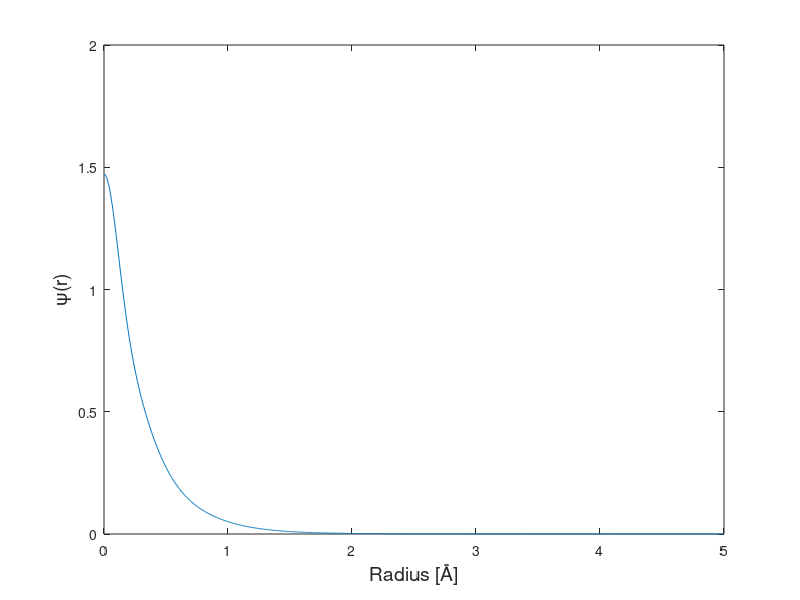

Write the MATLAB code that produced this figure.
clear all
clc

a = [0.297104, 1.236745, 5.749982, 38.216677];

h = zeros(4,4);
for i = 1:4
    for j = 1:4
        prefactor = (2*pi)/(a(i) + a(j));
        pifactor = sqrt( pi/(a(i) + a(j)) );
        h(i,j) = prefactor * ( 3*a(j)*pifactor/2 - ...
                                3*a(j)^2*pifactor/(2*(a(i) + a(j)))  - ...
                                2 );
    end
end

Q = zeros(4,4,4,4);
for p = 1:4
    for r = 1:4
        for q = 1:4
            for s = 1:4
                Q(p,r,q,s) = 2*pi^(5/2) / ...
                    ( (a(p) + a(q))*(a(r) + a(s))*sqrt(a(p) + a(q) + a(r) + a(s)) );
            end
        end
    end
end


S = zeros(4,4);
for p = 1:4
    for q = 1:4
        S(p,q) = 4*pi*sqrt(pi/(a(p)+a(q)))/(4*(a(p)+a(q)));
    end
end

C = ones(4,1);
C = C/sqrt(C'*S*C);

F = zeros(4,4);

energyChange = 1;
oldEnergy = 10;
energy = 0;
while energyChange > 1e-6
    for p = 1:4
        for q = 1:4
            temp = 0;
            for r = 1:4
                for s = 1:4
                    temp = temp + Q(p,r,q,s)*C(r)*C(s);
                end
            end
            F(p,q) = h(p,q) + temp;
        end
    end

    [eigVectors,eigValues] = eig(F, S);

    eigValues = eigValues(eigValues ~= 0);
    [~,index] = min(eigValues);

    C = eigVectors(:,index);
    C = C/sqrt(C'*S*C);

    temp = 0;
    for p = 1:4
        for q = 1:4
            for r = 1:4
                for s = 1:4
                    temp = temp + Q(p,r,q,s)*C(p)*C(q)*C(r)*C(s);
                end
            end
        end
    end
    oldEnergy = energy;
    energy = 2*C'*h*C + temp;
    
    energyChange = abs(oldEnergy - energy);

end

energy

% Plotting stuff

nPoints = 1000;
rMax = 5;
radius = linspace(0,rMax,nPoints);

chi = @(rad) [exp(-a(1)*rad^2), exp(-a(2)*rad^2), exp(-a(3)*rad^2), exp(-a(4)*rad^2) ];
phi = @(rad) chi(rad)*C;
y = zeros(1,nPoints);
for ri = 1:nPoints
    y(ri) = phi(radius(ri))^2;
end

plot(radius, y)
xlabel('Radius [Å]','FontSize',14)
ylabel('\psi(r)','FontSize',14)
%saveas(gcf,'task1.png','png')


save('helium_coefficient.mat','C')
